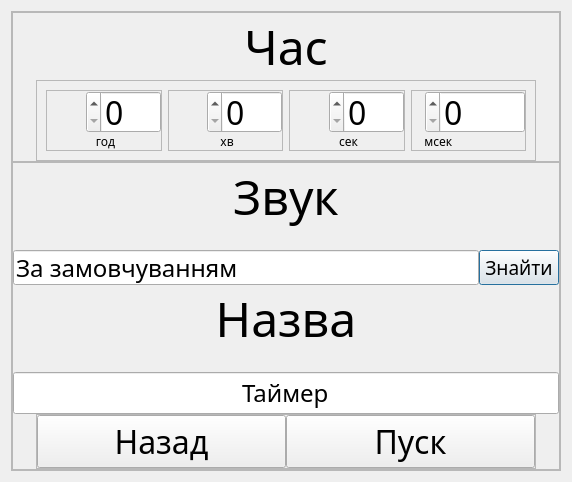
<?xml version="1.0" encoding="UTF-8"?>
<ui version="4.0">
 <class>addTimersMenu</class>
 <widget class="QDialog" name="addTimersMenu">
  <property name="geometry">
   <rect>
    <x>0</x>
    <y>0</y>
    <width>572</width>
    <height>475</height>
   </rect>
  </property>
  <property name="maximumSize">
   <size>
    <width>16777215</width>
    <height>16777215</height>
   </size>
  </property>
  <property name="font">
   <font>
    <family>Montserrat</family>
   </font>
  </property>
  <property name="windowTitle">
   <string>Add timers or alarms</string>
  </property>
  <layout class="QGridLayout" name="gridLayout">
   <item row="0" column="0">
    <widget class="QFrame" name="frame_3">
     <property name="maximumSize">
      <size>
       <width>16777215</width>
       <height>500</height>
      </size>
     </property>
     <property name="frameShape">
      <enum>QFrame::StyledPanel</enum>
     </property>
     <property name="frameShadow">
      <enum>QFrame::Raised</enum>
     </property>
     <layout class="QGridLayout" name="gridLayout_2">
      <property name="leftMargin">
       <number>0</number>
      </property>
      <property name="topMargin">
       <number>0</number>
      </property>
      <property name="rightMargin">
       <number>0</number>
      </property>
      <property name="bottomMargin">
       <number>0</number>
      </property>
      <property name="spacing">
       <number>0</number>
      </property>
      <item row="0" column="0">
       <layout class="QVBoxLayout" name="verticalLayout_5">
        <property name="sizeConstraint">
         <enum>QLayout::SetDefaultConstraint</enum>
        </property>
        <item>
         <layout class="QVBoxLayout" name="verticalLayout">
          <item>
           <widget class="QFrame" name="frame_5">
            <property name="maximumSize">
             <size>
              <width>16777215</width>
              <height>150</height>
             </size>
            </property>
            <property name="frameShape">
             <enum>QFrame::StyledPanel</enum>
            </property>
            <property name="frameShadow">
             <enum>QFrame::Raised</enum>
            </property>
            <layout class="QVBoxLayout" name="verticalLayout_3">
             <property name="spacing">
              <number>0</number>
             </property>
             <property name="leftMargin">
              <number>0</number>
             </property>
             <property name="topMargin">
              <number>0</number>
             </property>
             <property name="rightMargin">
              <number>0</number>
             </property>
             <property name="bottomMargin">
              <number>0</number>
             </property>
             <item>
              <widget class="QLabel" name="setTime">
               <property name="font">
                <font>
                 <family>Montserrat</family>
                 <pointsize>36</pointsize>
                 <bold>false</bold>
                </font>
               </property>
               <property name="tabletTracking">
                <bool>false</bool>
               </property>
               <property name="text">
                <string>Час</string>
               </property>
               <property name="alignment">
                <set>Qt::AlignCenter</set>
               </property>
              </widget>
             </item>
             <item>
              <layout class="QHBoxLayout" name="horizontalLayout">
               <property name="topMargin">
                <number>0</number>
               </property>
               <item>
                <widget class="QFrame" name="frame">
                 <property name="minimumSize">
                  <size>
                   <width>500</width>
                   <height>0</height>
                  </size>
                 </property>
                 <property name="maximumSize">
                  <size>
                   <width>500</width>
                   <height>16777215</height>
                  </size>
                 </property>
                 <property name="frameShape">
                  <enum>QFrame::StyledPanel</enum>
                 </property>
                 <property name="frameShadow">
                  <enum>QFrame::Raised</enum>
                 </property>
                 <layout class="QHBoxLayout" name="horizontalLayout_2">
                  <item>
                   <widget class="QFrame" name="frame_6">
                    <property name="layoutDirection">
                     <enum>Qt::RightToLeft</enum>
                    </property>
                    <property name="frameShape">
                     <enum>QFrame::StyledPanel</enum>
                    </property>
                    <property name="frameShadow">
                     <enum>QFrame::Raised</enum>
                    </property>
                    <layout class="QVBoxLayout" name="verticalLayout_6">
                     <property name="spacing">
                      <number>0</number>
                     </property>
                     <property name="leftMargin">
                      <number>0</number>
                     </property>
                     <property name="topMargin">
                      <number>0</number>
                     </property>
                     <property name="rightMargin">
                      <number>0</number>
                     </property>
                     <property name="bottomMargin">
                      <number>0</number>
                     </property>
                     <item>
                      <widget class="QSpinBox" name="spinBoxHours">
                       <property name="sizePolicy">
                        <sizepolicy hsizetype="Maximum" vsizetype="Preferred">
                         <horstretch>0</horstretch>
                         <verstretch>0</verstretch>
                        </sizepolicy>
                       </property>
                       <property name="minimumSize">
                        <size>
                         <width>75</width>
                         <height>0</height>
                        </size>
                       </property>
                       <property name="maximumSize">
                        <size>
                         <width>75</width>
                         <height>16777215</height>
                        </size>
                       </property>
                       <property name="font">
                        <font>
                         <family>Montserrat</family>
                         <pointsize>24</pointsize>
                        </font>
                       </property>
                      </widget>
                     </item>
                     <item>
                      <widget class="QLabel" name="labelHours">
                       <property name="font">
                        <font>
                         <family>Montserrat</family>
                        </font>
                       </property>
                       <property name="text">
                        <string> год</string>
                       </property>
                       <property name="alignment">
                        <set>Qt::AlignCenter</set>
                       </property>
                      </widget>
                     </item>
                    </layout>
                   </widget>
                  </item>
                  <item>
                   <widget class="QFrame" name="frame_7">
                    <property name="layoutDirection">
                     <enum>Qt::RightToLeft</enum>
                    </property>
                    <property name="frameShape">
                     <enum>QFrame::StyledPanel</enum>
                    </property>
                    <property name="frameShadow">
                     <enum>QFrame::Raised</enum>
                    </property>
                    <layout class="QVBoxLayout" name="verticalLayout_7">
                     <property name="spacing">
                      <number>0</number>
                     </property>
                     <property name="leftMargin">
                      <number>0</number>
                     </property>
                     <property name="topMargin">
                      <number>0</number>
                     </property>
                     <property name="rightMargin">
                      <number>0</number>
                     </property>
                     <property name="bottomMargin">
                      <number>0</number>
                     </property>
                     <item>
                      <widget class="QSpinBox" name="spinBoxMinutes">
                       <property name="sizePolicy">
                        <sizepolicy hsizetype="Maximum" vsizetype="Preferred">
                         <horstretch>0</horstretch>
                         <verstretch>0</verstretch>
                        </sizepolicy>
                       </property>
                       <property name="minimumSize">
                        <size>
                         <width>75</width>
                         <height>0</height>
                        </size>
                       </property>
                       <property name="maximumSize">
                        <size>
                         <width>75</width>
                         <height>16777215</height>
                        </size>
                       </property>
                       <property name="font">
                        <font>
                         <family>Montserrat</family>
                         <pointsize>24</pointsize>
                        </font>
                       </property>
                      </widget>
                     </item>
                     <item>
                      <widget class="QLabel" name="labelMinutes">
                       <property name="font">
                        <font>
                         <family>Montserrat</family>
                        </font>
                       </property>
                       <property name="text">
                        <string> хв</string>
                       </property>
                       <property name="alignment">
                        <set>Qt::AlignCenter</set>
                       </property>
                      </widget>
                     </item>
                    </layout>
                   </widget>
                  </item>
                  <item>
                   <widget class="QFrame" name="frame_8">
                    <property name="layoutDirection">
                     <enum>Qt::RightToLeft</enum>
                    </property>
                    <property name="frameShape">
                     <enum>QFrame::StyledPanel</enum>
                    </property>
                    <property name="frameShadow">
                     <enum>QFrame::Raised</enum>
                    </property>
                    <layout class="QVBoxLayout" name="verticalLayout_8">
                     <property name="spacing">
                      <number>0</number>
                     </property>
                     <property name="leftMargin">
                      <number>0</number>
                     </property>
                     <property name="topMargin">
                      <number>0</number>
                     </property>
                     <property name="rightMargin">
                      <number>0</number>
                     </property>
                     <property name="bottomMargin">
                      <number>0</number>
                     </property>
                     <item>
                      <widget class="QSpinBox" name="spinBoxSeconds">
                       <property name="sizePolicy">
                        <sizepolicy hsizetype="Maximum" vsizetype="Preferred">
                         <horstretch>0</horstretch>
                         <verstretch>0</verstretch>
                        </sizepolicy>
                       </property>
                       <property name="minimumSize">
                        <size>
                         <width>75</width>
                         <height>0</height>
                        </size>
                       </property>
                       <property name="maximumSize">
                        <size>
                         <width>75</width>
                         <height>16777215</height>
                        </size>
                       </property>
                       <property name="font">
                        <font>
                         <family>Montserrat</family>
                         <pointsize>24</pointsize>
                        </font>
                       </property>
                      </widget>
                     </item>
                     <item>
                      <widget class="QLabel" name="labelSeconds">
                       <property name="font">
                        <font>
                         <family>Montserrat</family>
                        </font>
                       </property>
                       <property name="text">
                        <string> сек</string>
                       </property>
                       <property name="alignment">
                        <set>Qt::AlignCenter</set>
                       </property>
                      </widget>
                     </item>
                    </layout>
                   </widget>
                  </item>
                  <item>
                   <widget class="QFrame" name="frame_9">
                    <property name="layoutDirection">
                     <enum>Qt::RightToLeft</enum>
                    </property>
                    <property name="frameShape">
                     <enum>QFrame::StyledPanel</enum>
                    </property>
                    <property name="frameShadow">
                     <enum>QFrame::Raised</enum>
                    </property>
                    <layout class="QVBoxLayout" name="verticalLayout_9">
                     <property name="spacing">
                      <number>0</number>
                     </property>
                     <property name="leftMargin">
                      <number>0</number>
                     </property>
                     <property name="topMargin">
                      <number>0</number>
                     </property>
                     <property name="rightMargin">
                      <number>0</number>
                     </property>
                     <property name="bottomMargin">
                      <number>0</number>
                     </property>
                     <item>
                      <widget class="QSpinBox" name="spinBoxMiliseconds">
                       <property name="sizePolicy">
                        <sizepolicy hsizetype="Maximum" vsizetype="Preferred">
                         <horstretch>0</horstretch>
                         <verstretch>0</verstretch>
                        </sizepolicy>
                       </property>
                       <property name="minimumSize">
                        <size>
                         <width>100</width>
                         <height>0</height>
                        </size>
                       </property>
                       <property name="maximumSize">
                        <size>
                         <width>100</width>
                         <height>16777215</height>
                        </size>
                       </property>
                       <property name="font">
                        <font>
                         <family>Montserrat</family>
                         <pointsize>24</pointsize>
                        </font>
                       </property>
                      </widget>
                     </item>
                     <item>
                      <widget class="QLabel" name="labelMiliseconds">
                       <property name="font">
                        <font>
                         <family>Montserrat</family>
                        </font>
                       </property>
                       <property name="text">
                        <string>    мсек</string>
                       </property>
                      </widget>
                     </item>
                    </layout>
                   </widget>
                  </item>
                 </layout>
                </widget>
               </item>
              </layout>
             </item>
            </layout>
           </widget>
          </item>
         </layout>
        </item>
        <item>
         <widget class="QFrame" name="frame_4">
          <property name="maximumSize">
           <size>
            <width>16777215</width>
            <height>350</height>
           </size>
          </property>
          <property name="frameShape">
           <enum>QFrame::StyledPanel</enum>
          </property>
          <property name="frameShadow">
           <enum>QFrame::Raised</enum>
          </property>
          <layout class="QVBoxLayout" name="verticalLayout_2">
           <property name="spacing">
            <number>0</number>
           </property>
           <property name="leftMargin">
            <number>0</number>
           </property>
           <property name="topMargin">
            <number>0</number>
           </property>
           <property name="rightMargin">
            <number>0</number>
           </property>
           <property name="bottomMargin">
            <number>0</number>
           </property>
           <item>
            <layout class="QVBoxLayout" name="verticalLayout_4">
             <item>
              <widget class="QLabel" name="sound">
               <property name="font">
                <font>
                 <family>Montserrat</family>
                 <pointsize>36</pointsize>
                </font>
               </property>
               <property name="text">
                <string>Звук</string>
               </property>
               <property name="alignment">
                <set>Qt::AlignCenter</set>
               </property>
              </widget>
             </item>
             <item>
              <spacer name="verticalSpacer_2">
               <property name="orientation">
                <enum>Qt::Vertical</enum>
               </property>
               <property name="sizeType">
                <enum>QSizePolicy::Fixed</enum>
               </property>
               <property name="sizeHint" stdset="0">
                <size>
                 <width>20</width>
                 <height>20</height>
                </size>
               </property>
              </spacer>
             </item>
             <item>
              <layout class="QHBoxLayout" name="horizontalLayout_6">
               <property name="topMargin">
                <number>0</number>
               </property>
               <item>
                <widget class="QLineEdit" name="findSoundPath">
                 <property name="minimumSize">
                  <size>
                   <width>0</width>
                   <height>30</height>
                  </size>
                 </property>
                 <property name="font">
                  <font>
                   <family>Montserrat</family>
                   <pointsize>18</pointsize>
                  </font>
                 </property>
                 <property name="text">
                  <string>За замовчуванням</string>
                 </property>
                </widget>
               </item>
               <item>
                <widget class="QPushButton" name="findSoundButton">
                 <property name="maximumSize">
                  <size>
                   <width>16777215</width>
                   <height>35</height>
                  </size>
                 </property>
                 <property name="font">
                  <font>
                   <family>Montserrat</family>
                   <pointsize>14</pointsize>
                  </font>
                 </property>
                 <property name="text">
                  <string>Знайти</string>
                 </property>
                </widget>
               </item>
              </layout>
             </item>
             <item>
              <widget class="QLabel" name="labelTimerName">
               <property name="font">
                <font>
                 <family>Montserrat</family>
                 <pointsize>36</pointsize>
                 <bold>false</bold>
                </font>
               </property>
               <property name="tabletTracking">
                <bool>false</bool>
               </property>
               <property name="focusPolicy">
                <enum>Qt::ClickFocus</enum>
               </property>
               <property name="whatsThis">
                <string comment="max 36 symols"/>
               </property>
               <property name="text">
                <string>Назва</string>
               </property>
               <property name="alignment">
                <set>Qt::AlignCenter</set>
               </property>
              </widget>
             </item>
             <item>
              <spacer name="verticalSpacer">
               <property name="orientation">
                <enum>Qt::Vertical</enum>
               </property>
               <property name="sizeType">
                <enum>QSizePolicy::Fixed</enum>
               </property>
               <property name="sizeHint" stdset="0">
                <size>
                 <width>20</width>
                 <height>20</height>
                </size>
               </property>
              </spacer>
             </item>
             <item>
              <layout class="QHBoxLayout" name="horizontalLayout_4">
               <property name="topMargin">
                <number>0</number>
               </property>
               <item>
                <widget class="QLineEdit" name="timerName">
                 <property name="sizePolicy">
                  <sizepolicy hsizetype="Expanding" vsizetype="Minimum">
                   <horstretch>0</horstretch>
                   <verstretch>0</verstretch>
                  </sizepolicy>
                 </property>
                 <property name="font">
                  <font>
                   <family>Montserrat</family>
                   <pointsize>18</pointsize>
                  </font>
                 </property>
                 <property name="inputMask">
                  <string notr="true"/>
                 </property>
                 <property name="text">
                  <string>Таймер</string>
                 </property>
                 <property name="alignment">
                  <set>Qt::AlignCenter</set>
                 </property>
                </widget>
               </item>
              </layout>
             </item>
            </layout>
           </item>
           <item>
            <layout class="QHBoxLayout" name="horizontalLayout_5">
             <property name="sizeConstraint">
              <enum>QLayout::SetDefaultConstraint</enum>
             </property>
             <item>
              <widget class="QFrame" name="frame_2">
               <property name="maximumSize">
                <size>
                 <width>500</width>
                 <height>16777215</height>
                </size>
               </property>
               <property name="frameShape">
                <enum>QFrame::StyledPanel</enum>
               </property>
               <property name="frameShadow">
                <enum>QFrame::Raised</enum>
               </property>
               <layout class="QHBoxLayout" name="horizontalLayout_3">
                <property name="spacing">
                 <number>0</number>
                </property>
                <property name="leftMargin">
                 <number>0</number>
                </property>
                <property name="topMargin">
                 <number>0</number>
                </property>
                <property name="rightMargin">
                 <number>0</number>
                </property>
                <property name="bottomMargin">
                 <number>0</number>
                </property>
                <item>
                 <widget class="QPushButton" name="backButton">
                  <property name="sizePolicy">
                   <sizepolicy hsizetype="Minimum" vsizetype="Minimum">
                    <horstretch>0</horstretch>
                    <verstretch>0</verstretch>
                   </sizepolicy>
                  </property>
                  <property name="font">
                   <font>
                    <family>Montserrat</family>
                    <pointsize>24</pointsize>
                   </font>
                  </property>
                  <property name="text">
                   <string>Назад</string>
                  </property>
                 </widget>
                </item>
                <item>
                 <widget class="QPushButton" name="startTimersButton">
                  <property name="sizePolicy">
                   <sizepolicy hsizetype="Minimum" vsizetype="Minimum">
                    <horstretch>0</horstretch>
                    <verstretch>0</verstretch>
                   </sizepolicy>
                  </property>
                  <property name="font">
                   <font>
                    <family>Montserrat</family>
                    <pointsize>24</pointsize>
                   </font>
                  </property>
                  <property name="text">
                   <string>Пуск</string>
                  </property>
                 </widget>
                </item>
               </layout>
              </widget>
             </item>
            </layout>
           </item>
          </layout>
         </widget>
        </item>
       </layout>
      </item>
     </layout>
    </widget>
   </item>
  </layout>
 </widget>
 <resources/>
 <connections/>
</ui>
